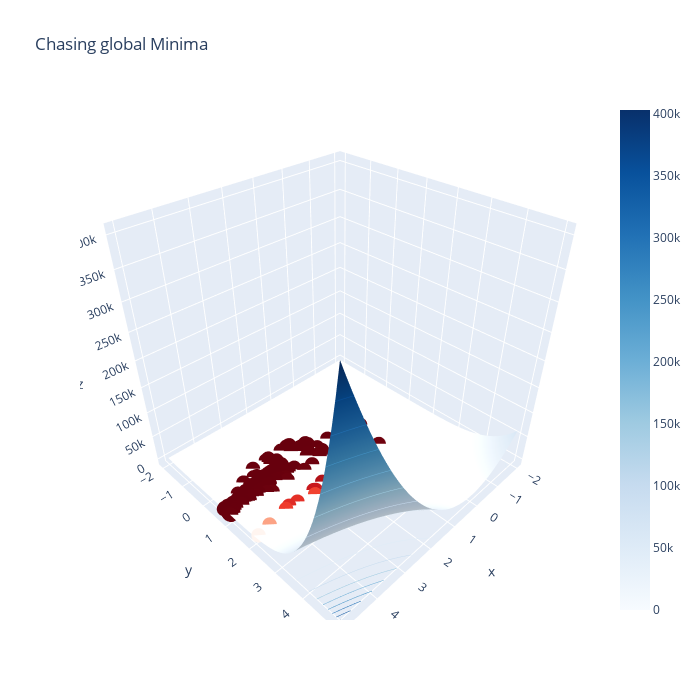

Source (notebook cell):
### Code cell
import numpy as np

x = np.linspace(-2.0, 5.0, 70)
y = np.linspace(-2.0, 5.0, 70)

X, Y = np.meshgrid(x, y)

Z = bill(X, Y)

layout = go.Layout(
    width=700, height=700, title_text="Chasing global Minima"
)
fig = go.Figure(
    data=[go.Surface(x=X, y=Y, z=Z, colorscale="Blues")],
    layout=layout,
)

fig.update_traces(
    contours_z=dict(
        show=True,
        usecolormap=True,
        highlightcolor="limegreen",
        project_z=True,
    )
)

fig.add_scatter3d(
    x=df["x"],
    y=df["y"],
    z=df["objective_result"],
    mode="markers",
    marker=dict(
        size=5, color=-df["objective_result"], colorscale="Reds"
    ),
)

### Figure 1 — Plotly figure (JSON) as saved in the notebook; plotly's stock layout.template omitted (floating-point values rounded to 4 significant figures; data arrays with more than 128 entries replaced by an {"elided": "..."} marker saying what was removed)
{"data": [{"colorscale": [[0, "rgb(247,251,255)"], [0.125, "rgb(222,235,247)"], [0.25, "rgb(198,219,239)"], [0.375, "rgb(158,202,225)"], [0.5, "rgb(107,174,214)"], [0.625, "rgb(66,146,198)"], [0.75, "rgb(33,113,181)"], [0.875, "rgb(8,81,156)"], [1, "rgb(8,48,107)"]], "contours": {"z": {"highlightcolor": "limegreen", "project": {"z": true}, "show": true, "usecolormap": true}}, "type": "surface", "x": {"elided": "70x70 float values"}, "y": {"elided": "70x70 float values"}, "z": {"elided": "70x70 float values"}}, {"marker": {"color": {"elided": "500 float values"}, "colorscale": [[0, "rgb(255,245,240)"], [0.125, "rgb(254,224,210)"], [0.25, "rgb(252,187,161)"], [0.375, "rgb(252,146,114)"], [0.5, "rgb(251,106,74)"], [0.625, "rgb(239,59,44)"], [0.75, "rgb(203,24,29)"], [0.875, "rgb(165,15,21)"], [1, "rgb(103,0,13)"]], "size": 5}, "mode": "markers", "type": "scatter3d", "x": {"elided": "500 float values"}, "y": {"elided": "500 float values"}, "z": {"elided": "500 float values"}}], "layout": {"height": 700, "title": {"text": "Chasing global Minima"}, "width": 700}}
